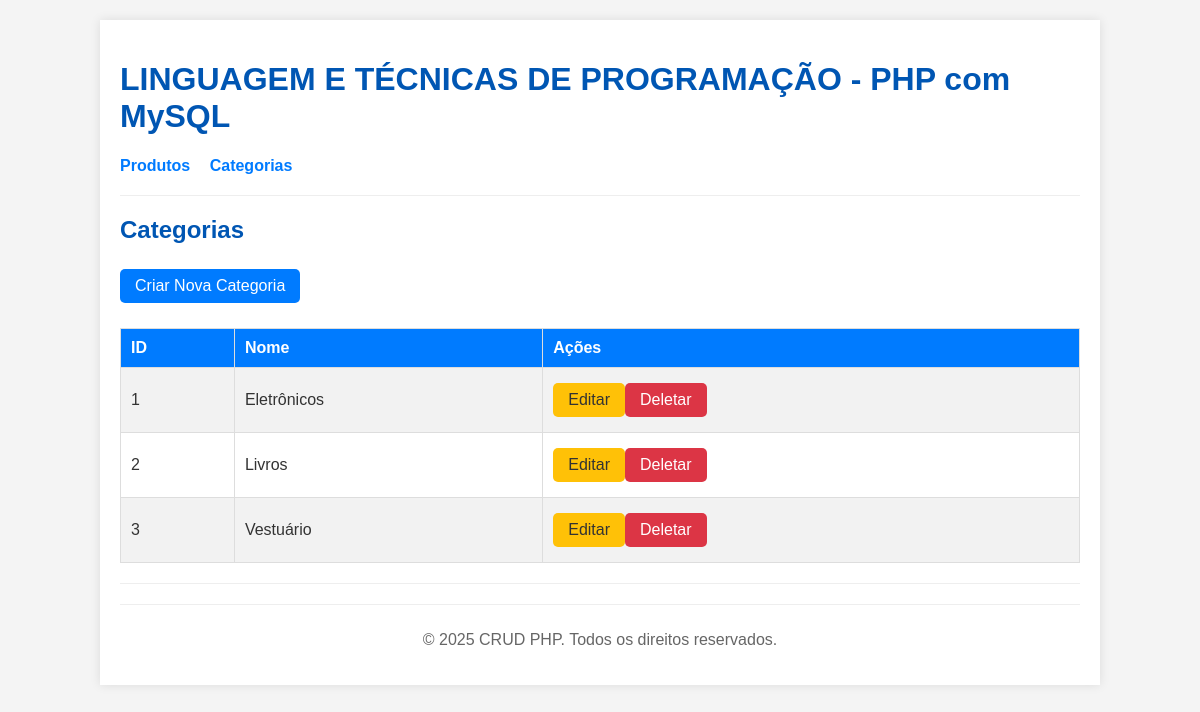
Page /public/index.php?page=categorias on the committed database.
### tables this page shows
CREATE TABLE IF NOT EXISTS `categorias` (
    `id` INT(11) NOT NULL AUTO_INCREMENT,
    `nome` VARCHAR(255) NOT NULL,
    PRIMARY KEY (`id`)
);

### controllers/CategoriaController.php (called while the page is built, shortened)
<?php
include_once '../config/database.php';
include_once '../models/Categoria.php';
class CategoriaController {
    private $categoria;
    public function __construct() {
        $database = new Database();
        $this->conn = $database->getConnection();
        $this->categoria = new Categoria($this->conn);
    }
    public function index() {
        $stmt = $this->categoria->read();
        $num = $stmt->rowCount();
        return ['stmt' => $stmt, 'num' => $num];
    }
}
?>

### config/database.php (called while the page is built, shortened)
<?php
class Database {
    private $host = "localhost";
    private $db_name = "crud_db";
    private $username = "root";
    private $password = "";
    public function getConnection(){
        $this->conn = null;
        try{
            $this->conn = new PDO("mysql:host=" . $this->host . ";dbname=" . $this->db_name, $this->username, $this->password);
            $this->conn->exec("set names utf8");
        }catch(PDOException $exception){
            echo "Erro de conexão: " . $exception->getMessage();
        }
        return $this->conn;
    }
}
?>

### models/Categoria.php (called while the page is built, shortened)
<?php
class Categoria {
    private $conn;
    private $table_name = "categorias";
    public function __construct($db){
        $this->conn = $db;
    }
    function read(){
        $query = "SELECT id, nome FROM " . $this->table_name . " ORDER BY nome";
        $stmt = $this->conn->prepare($query);
        $stmt->execute();
        return $stmt;
    }
}
?>

### views/categorias/index_cat.php (the view)
<?php
include_once __DIR__ . '/../../controllers/CategoriaController.php';
$controller = new CategoriaController();
$data = $controller->index();
$stmt = $data['stmt'];
$num = $data['num'];
include __DIR__ . '/../../views/includes/header.php';
?>
<h2>Categorias</h2>
<a href="/crud_php/public/index.php?page=categorias&action=create" class="button">Criar Nova Categoria</a>
<?php
if($num > 0){
    echo "<table>";
        echo "<tr>";
            echo "<th>ID</th>";
            echo "<th>Nome</th>";
            echo "<th>Ações</th>";
        echo "</tr>";
    while ($row = $stmt->fetch(PDO::FETCH_ASSOC)){
        extract($row);
        echo "<tr>";
            echo "<td>{$id}</td>";
            echo "<td>{$nome}</td>";
            echo "<td>";
                echo "<a href=\"/crud_php/public/index.php?page=categorias&action=edit&id={$id}\" class=\"button edit\">Editar</a>";
                echo "<a href=\"/crud_php/public/index.php?page=categorias&action=delete&id={$id}\" class=\"button delete\">Deletar</a>";
            echo "</td>";
        echo "</tr>";
    }
    echo "</table>";
} else {
    echo "<p>Nenhuma categoria encontrada.</p>";
}
?>
<?php include __DIR__ . '/../../views/includes/footer.php'; ?>

### public/css/style.css (style rules this page uses)
body { font-family: Arial, sans-serif; margin: 0; padding: 0; background-color: #f4f4f4; color: #333; }
h1, h2 { color: #0056b3; }
table { width: 100%; border-collapse: collapse; margin-top: 20px; }
table, th, td { border: 1px solid #ddd; }
th, td { padding: 10px; text-align: left; }
th { background-color: #007bff; color: white; }
tr:nth-child(even) { background-color: #f2f2f2; }
.button { display: inline-block; padding: 8px 15px; margin: 5px 0; background-color: #007bff; color: white; text-decoration: none; border-radius: 5px; border: none; cursor: pointer; }
.button.edit { background-color: #ffc107; color: #333; }
.button.delete { background-color: #dc3545; }

### rows in the picture
categorias: id "1", nome "Eletrônicos"
categorias: id "2", nome "Livros"
categorias: id "3", nome "Vestuário"
